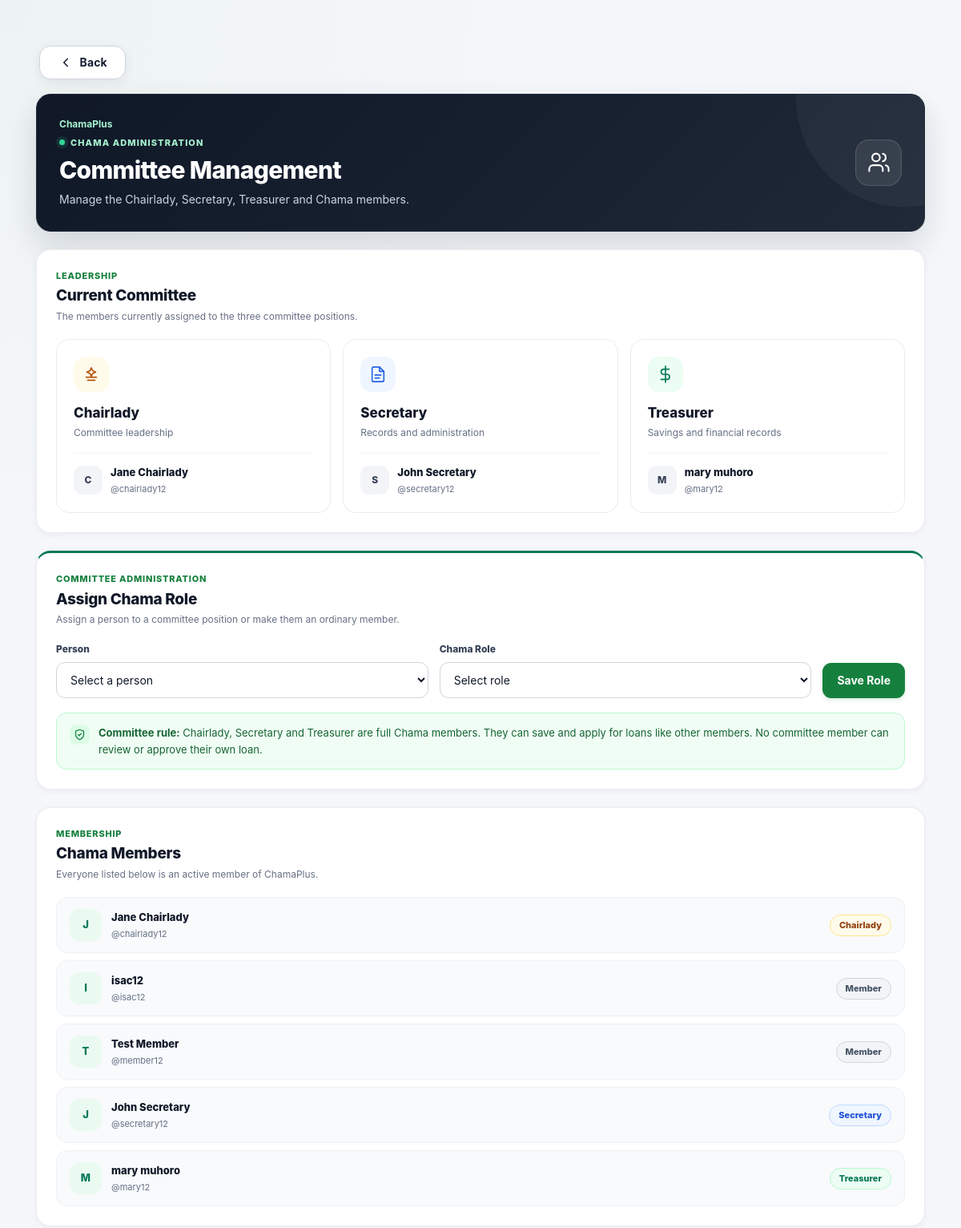
Page /chama/management/ (signed in, upper part) on the earlier database version.
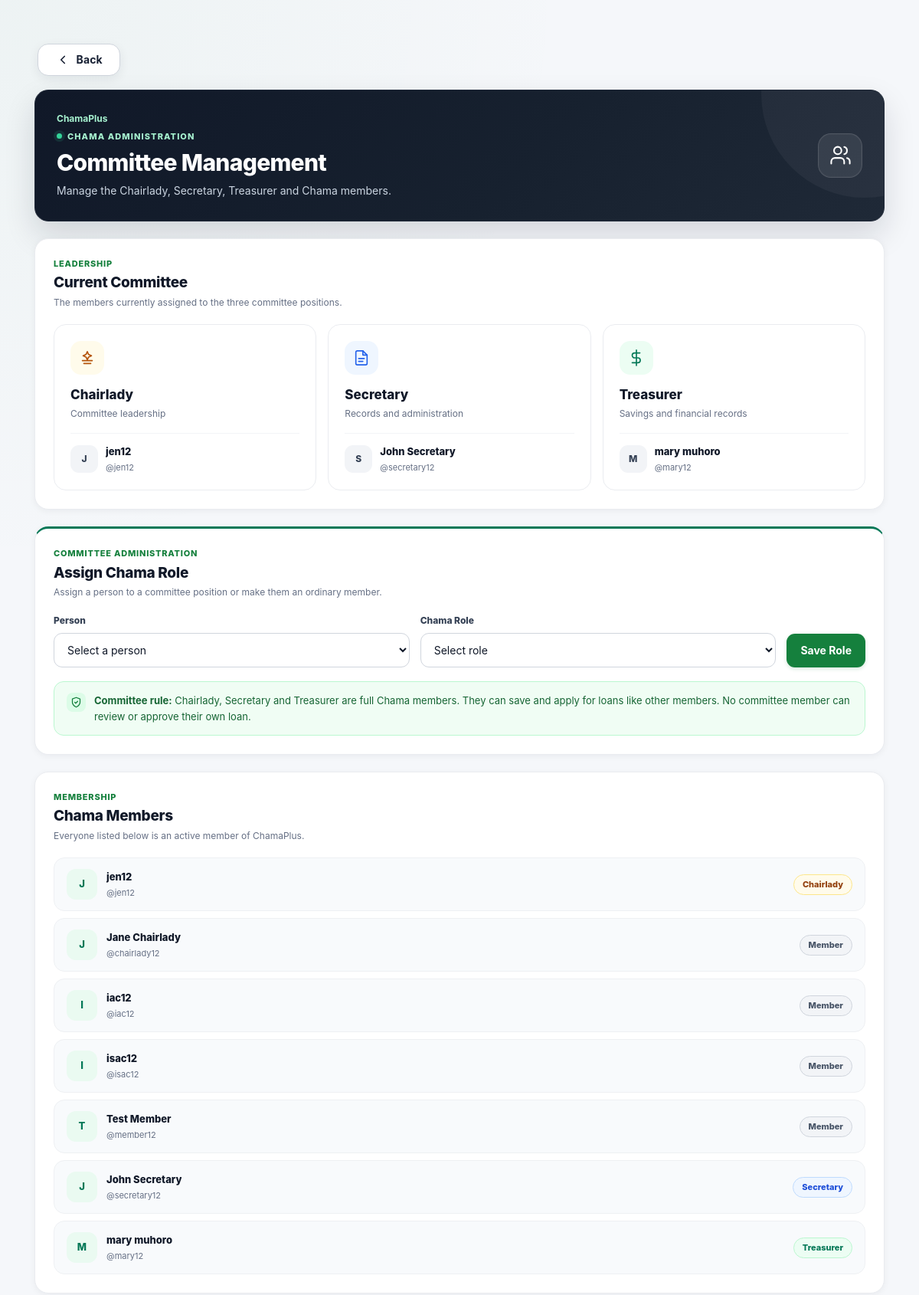
Same page on the later database version.
### chamas/models.py (models this page shows, shortened)
class Membership(models.Model):
    class Role(models.TextChoices):
        CHAIRLADY = "CHAIRLADY", "Chairlady"
        SECRETARY = "SECRETARY", "Secretary"
        TREASURER = "TREASURER", "Treasurer"
        MEMBER = "MEMBER", "Member"
    chama = models.ForeignKey(
        Chama,
        on_delete=models.CASCADE,
        related_name="memberships",
    )
    user = models.ForeignKey(
        User,
        on_delete=models.CASCADE,
        related_name="chama_memberships",
    )
    role = models.CharField(
        max_length=20,
        choices=Role.choices,
        default=Role.MEMBER,
    )
    joined_at = models.DateTimeField(auto_now_add=True)
    is_active = models.BooleanField(default=True)
    class Meta:
        constraints = [
            models.UniqueConstraint(
                fields=["chama", "user"],
                name="unique_chama_membership",
            )
        ]

### chamas/views.py (the view, shortened to what this page needs)
@login_required
def chama_management(request):
    if not is_system_admin(request.user):
        messages.error(
            request,
            "Only the system administrator can manage the Chama.",
        )
        return redirect("dashboard")
    chama = Chama.objects.first()
    if not chama:
        messages.error(
            request,
            "No Chama has been created yet.",
        )
        return redirect("dashboard")
    memberships = (
        Membership.objects
        .filter(
            chama=chama,
            is_active=True,
        )
        .select_related(
            "user",
            "user__profile",
        )
        .order_by(
            "role",
            "user__username",
        )
    )
    users = (
        User.objects
        .filter(is_active=True)
        .order_by("username")
    )
    chairlady = memberships.filter(
        role=Membership.Role.CHAIRLADY
    ).first()
    secretary = memberships.filter(
        role=Membership.Role.SECRETARY
    ).first()
    treasurer = memberships.filter(
        role=Membership.Role.TREASURER
    ).first()
    return render(
        request,
        "chamas/management.html",
        {
            "chama": chama,
            "members": memberships,
            "users": users,
            "chairlady": chairlady,
            "secretary": secretary,
            "treasurer": treasurer,
        },
    )

### accounts/context_processors.py (called while the page is built)
def active_chama_membership(request):
    if not request.user.is_authenticated:
        return {
            "active_membership": None,
        }
    membership = (
        Membership.objects
        .filter(
            user=request.user,
            is_active=True,
            chama__is_active=True,
        )
        .select_related("chama")
        .first()
    )
    return {
        "active_membership": membership,
    }

### chamas/views.py (called while the page is built)
def is_system_admin(user):
    if user.is_superuser:
        return True
    if hasattr(user, "profile"):
        return user.profile.role == "ADMIN"
    return False

### templates/chamas/management.html (shortened to what the changed rows need)
﻿{% extends "base.html" %}
{% block content %}
<div class="committee-page">
    <section class="committee-hero">
        <div class="committee-hero-content">
            <div>
                <h1>
                    Committee Management
                </h1>
            </div>
        </div>
    </section>
    <section class="section-card">
        <div class="section-header">
            <div>
                <h2>Current Committee</h2>
            </div>
        </div>
        <div class="committee-grid">
            <article class="role-card">
                {% if chairlady %}
                    <div class="role-person">
                        <div class="person-avatar">
                            {{ chairlady.user.username|first|upper }}
                        </div>
                        <div class="person-details">
                            <strong class="person-name">
                                {{ chairlady.user.get_full_name|default:chairlady.user.username }}
                            </strong>
                            <span class="person-username">
                                @{{ chairlady.user.username }}
                            </span>
                        </div>
                    </div>
                {% else %}
                    <div class="role-person">
                        <span class="unassigned">
                            Not assigned
                        </span>
                    </div>
                {% endif %}
            </article>
            <article class="role-card">
                {% if secretary %}
                    <div class="role-person">
                        <div class="person-avatar">
                            {{ secretary.user.username|first|upper }}
                        </div>
                        <div class="person-details">
                            <strong class="person-name">
                                {{ secretary.user.get_full_name|default:secretary.user.username }}
                            </strong>
                            <span class="person-username">
                                @{{ secretary.user.username }}
                            </span>
                        </div>
                    </div>
                {% else %}
                    <div class="role-person">
                        <span class="unassigned">
                            Not assigned
                        </span>
                    </div>
                {% endif %}
            </article>
            <article class="role-card">
                {% if treasurer %}
                    <div class="role-person">
                        <div class="person-avatar">
                            {{ treasurer.user.username|first|upper }}
                        </div>
                        <div class="person-details">
                            <strong class="person-name">
                                {{ treasurer.user.get_full_name|default:treasurer.user.username }}
                            </strong>
                            <span class="person-username">
                                @{{ treasurer.user.username }}
                            </span>
                        </div>
                    </div>
                {% else %}
                    <div class="role-person">
                        <span class="unassigned">
                            Not assigned
                        </span>
                    </div>
                {% endif %}
            </article>
        </div>
    </section>
    <section class="section-card assign-card">
        <div class="section-header">
            <div>
                <h2>Assign Chama Role</h2>
            </div>
        </div>
    </section>
    <section class="section-card">
        <div class="section-header">
            <div>
                <h2>Chama Members</h2>
            </div>
        </div>
        <div class="members-list">
            {% for membership in members %}
                <div class="member-row">
                    <div class="member-info">
                        <div class="member-avatar">
                            {% if membership.user.get_full_name %}
                                {{ membership.user.get_full_name|first|upper }}
                            {% else %}
                                {{ membership.user.username|first|upper }}
                            {% endif %}
                        </div>
                        <div>
                            <strong class="member-name">
                                {% if membership.user.get_full_name %}
                                    {{ membership.user.get_full_name }}
                                {% else %}
                                    {{ membership.user.username }}
                                {% endif %}
                            </strong>
                            <span class="member-username">
                                @{{ membership.user.username }}
                            </span>
                        </div>
                    </div>
                    {% if membership.role == "CHAIRLADY" %}
                        <span class="role-badge badge-chairlady">
                            Chairlady
                        </span>
                    {% elif membership.role == "SECRETARY" %}
                        <span class="role-badge badge-secretary">
                            Secretary
                        </span>
                    {% elif membership.role == "TREASURER" %}
                        <span class="role-badge badge-treasurer">
                            Treasurer
                        </span>
                    {% else %}
                        <span class="role-badge badge-member">
                            Member
                        </span>
                    {% endif %}
                </div>
            {% empty %}
                <div class="members-empty">
                    No active Chama members yet.
                </div>
            {% endfor %}
        </div>
    </section>
</div>
{% endblock %}

Differences in the rows shown:
added Membership: user.username|first "J", user.get_full_name "jen12", user.username "jen12", role "Chairlady"
changed Membership "Jane Chairlady": role "Chairlady" → "Member"
added Membership: user.username|first "I", user.username "iac12", role "Member"
Other differences:
{{ chairlady.user.username|first|upper }}: "C" → "J"
{{ chairlady.user.get_full_name|default:chairlady.user.username }}: "Jane Chairlady" → "jen12"
{{ chairlady.user.username }}: "chairlady12" → "jen12"
